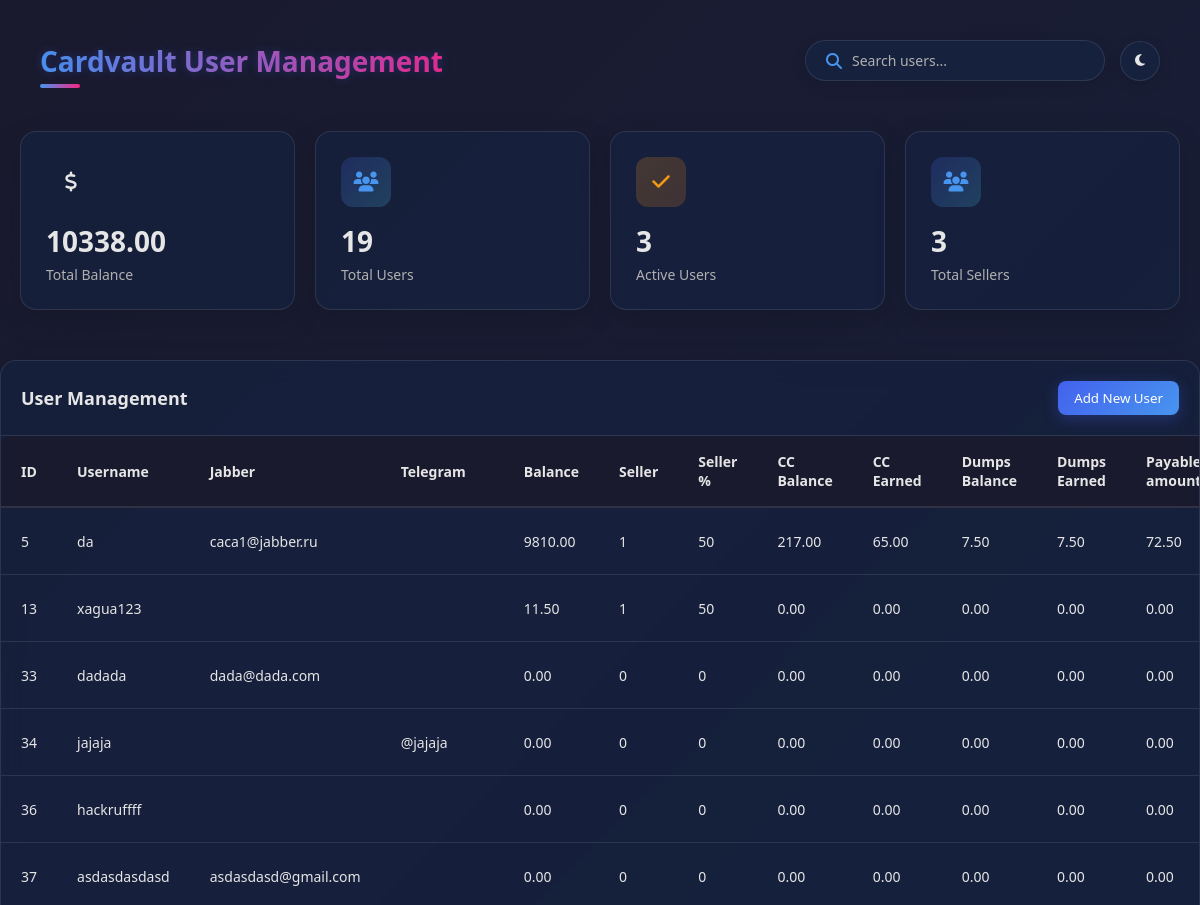
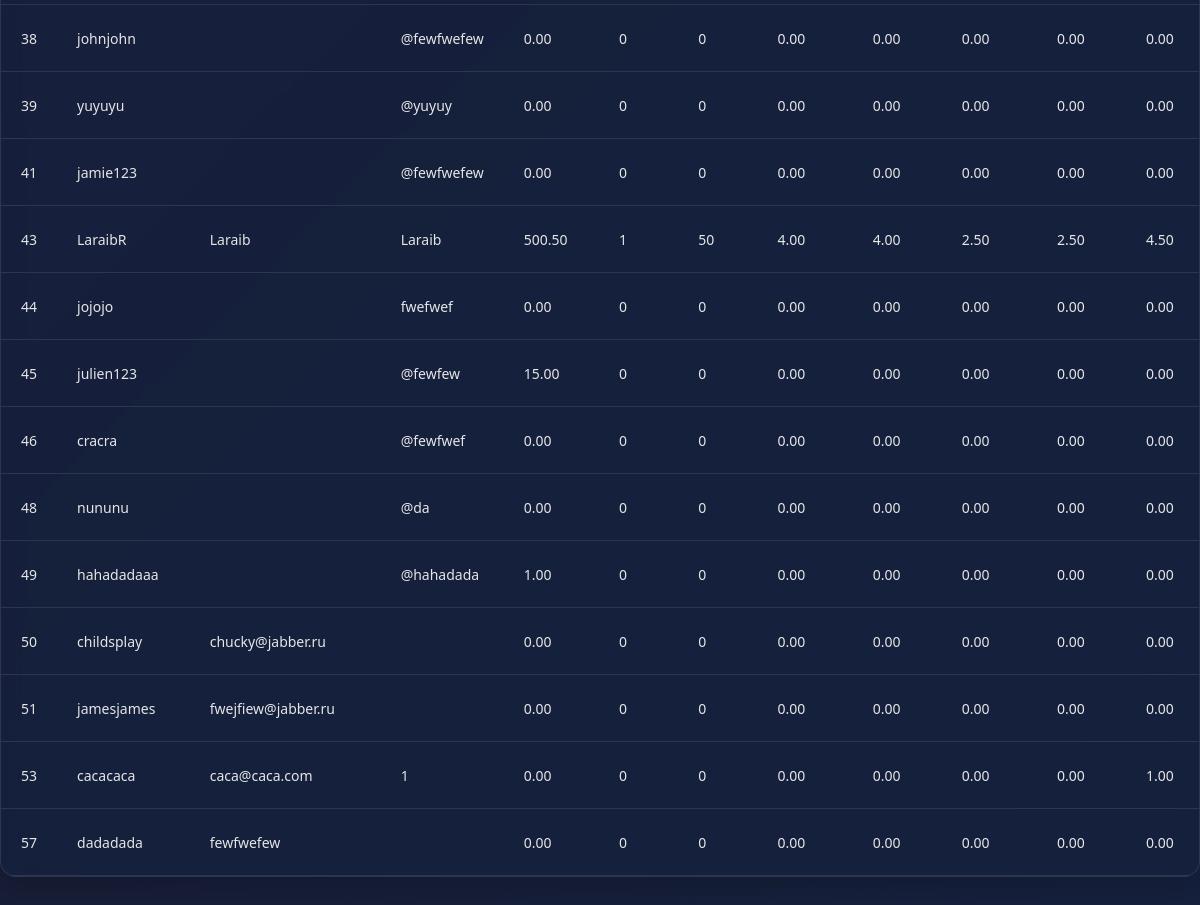
Page /admin/manage_users.php (signed in) on the committed database (2 pictures, top to bottom).
### tables this page shows
CREATE TABLE `users` (
  `id` int(11) NOT NULL,
  `username` varchar(255) NOT NULL,
  `password` varchar(255) NOT NULL,
  `jabber` varchar(255) DEFAULT NULL,
  `telegram` varchar(255) DEFAULT NULL,
  `secret_code` varchar(50) DEFAULT NULL,
  `created_at` timestamp NOT NULL DEFAULT current_timestamp(),
  `balance` decimal(10,2) NOT NULL DEFAULT 0.00,
  `seller` tinyint(1) NOT NULL DEFAULT 0,
  `seller_percentage` int(11) DEFAULT 0,
  `credit_cards_balance` decimal(10,2) NOT NULL DEFAULT 0.00,
  `credit_cards_total_earned` decimal(10,2) NOT NULL DEFAULT 0.00,
  `dumps_balance` decimal(10,2) NOT NULL DEFAULT 0.00,
  `dumps_total_earned` decimal(10,2) NOT NULL DEFAULT 0.00,
  `banned` tinyint(1) NOT NULL DEFAULT 0,
  `role` int(11) NOT NULL DEFAULT 0,
  `status` varchar(255) NOT NULL DEFAULT 'active',
  `active` int(11) NOT NULL DEFAULT 0,
  `total_earned` decimal(10,2) DEFAULT 0.00,
  `seller_actual_balance` decimal(10,2) DEFAULT 0.00
);

### admin/manage_users.php (the view, shortened to what this page needs)
<?php
require '../config.php';
$totalUsers   = $pdo->query("SELECT COUNT(*) FROM users")->fetchColumn();
$activeUsers  = $pdo->query("SELECT COUNT(*) FROM users WHERE active = 1")->fetchColumn();
$totalBalance = $pdo->query("SELECT SUM(balance) FROM users")->fetchColumn();
$totalSellers = $pdo->query("SELECT COUNT(*) FROM users WHERE seller = 1")->fetchColumn();
$stmt = $pdo->query("
    SELECT
        id, username, password, jabber, telegram, balance, seller, seller_percentage,
        credit_cards_balance, credit_cards_total_earned, dumps_balance, dumps_total_earned,
        banned, role, status, active, total_earned
    FROM users
");
?>
<!DOCTYPE html>
<html lang="en">
<head>
  <link rel="stylesheet" href="https://cdnjs.cloudflare.com/ajax/libs/font-awesome/6.4.0/css/all.min.css">
</head>
<body>
  <div class="container">
    <div class="dashboard-header">
      <h1 class="dashboard-title">Cardvault User Management</h1>
      <div class="controls">
        <div class="search-container">
          <i class="fas fa-search"></i>
          <input type="text" id="searchInput" class="search-input" placeholder="Search users...">
        </div>
        <button class="theme-toggle" id="themeToggle" data-tooltip="Toggle Theme">
          <i class="fas fa-moon"></i>
        </button>
      </div>
    </div>
     <div class="stats-container">
  <div class="stat-card glow filter-card" data-filter="balance" data-operator="gt" data-value="0" style="cursor:pointer;">
    <div class="stat-icon stat-balance"><i class="fas fa-dollar-sign"></i></div>
    <div class="stat-value"><?php echo $totalBalance; ?></div>
    <div class="stat-label">Total Balance</div>
  </div>
  <div class="stat-card glow filter-card" data-filter="all" style="cursor:pointer;">
    <div class="stat-icon stat-users"><i class="fas fa-users"></i></div>
    <div class="stat-value"><?php echo $totalUsers; ?></div>
    <div class="stat-label">Total Users</div>
  </div>
  <div class="stat-card glow filter-card" data-filter="active" data-value="1" style="cursor:pointer;">
    <div class="stat-icon stat-active"><i class="fas fa-check"></i></div>
    <div class="stat-value"><?php echo $activeUsers; ?></div>
    <div class="stat-label">Active Users</div>
  </div>
  <div class="stat-card glow filter-card" data-filter="seller" data-value="1" style="cursor:pointer;">
    <div class="stat-icon stat-users"><i class="fas fa-users"></i></div>
    <div class="stat-value"><?php echo $totalSellers; ?></div>
    <div class="stat-label">Total Sellers</div>
  </div>
</div>
</div>
    <div class="card">
      <div class="card-header">
        <h2 class="card-title">User Management</h2>
        <button class="btn btn-primary" onclick="addNewUser()">Add New User</button>
      </div>
      <div class="table-container">
        <table id="userTable">
          <thead>
            <tr>
              <th data-col="id">ID</th>
              <th data-col="username">Username</th>
              <th data-col="jabber">Jabber</th>
              <th data-col="telegram">Telegram</th>
              <th data-col="balance">Balance</th>
              <th data-col="seller">Seller</th>
              <th data-col="seller_percentage">Seller %</th>
              <th data-col="credit_cards_balance">CC Balance</th>
              <th data-col="credit_cards_total_earned">CC Earned</th>
              <th data-col="dumps_balance">Dumps Balance</th>
              <th data-col="dumps_total_earned">Dumps Earned</th>
              <th data-col="total_earned">Payable amount</th>
            </tr>
          </thead>
          <tbody>
            <?php while ($user = $stmt->fetch(PDO::FETCH_ASSOC)): ?>
              <tr data-id="<?php echo $user['id']; ?>">
                <td data-col="id"><?php echo $user['id']; ?></td>
                <td data-col="username"><?php echo htmlspecialchars($user['username']); ?></td>
                <td data-col="jabber"><?php echo htmlspecialchars($user['jabber'] ?? '', ENT_QUOTES, 'UTF-8'); ?></td>
                <td data-col="telegram"><?php echo htmlspecialchars($user['telegram'] ?? '', ENT_QUOTES, 'UTF-8'); ?></td>
                <td data-col="balance"><?php echo htmlspecialchars($user['balance']); ?></td>
                <td data-col="seller"><?php echo htmlspecialchars($user['seller']); ?></td>
                <td data-col="seller_percentage"><?php echo htmlspecialchars($user['seller_percentage']); ?></td>
                <td data-col="credit_cards_balance"><?php echo htmlspecialchars($user['credit_cards_balance']); ?></td>
                <td data-col="credit_cards_total_earned"><?php echo htmlspecialchars($user['credit_cards_total_earned']); ?></td>
                <td data-col="dumps_balance"><?php echo htmlspecialchars($user['dumps_balance']); ?></td>
                <td data-col="dumps_total_earned"><?php echo htmlspecialchars($user['dumps_total_earned']); ?></td>
                <td data-col="total_earned"><?php echo htmlspecialchars($user['total_earned']); ?></td>
              </tr>
            <?php endwhile; ?>
          </tbody>
        </table>
      </div>
    </div>
</body>
</html>

### rows in the picture
users: id "5", username "da", jabber "caca1@jabber.ru", balance "9810.00", seller "1", seller_percentage "50", credit_cards_balance "217.00", credit_cards_total_earned "65.00", dumps_balance "7.50", dumps_total_earned "7.50", total_earned "72.50"
users: id "13", username "xagua123", balance "11.50", seller "1", seller_percentage "50", credit_cards_balance "0.00", credit_cards_total_earned "0.00", dumps_balance "0.00", dumps_total_earned "0.00", total_earned "0.00"
users: id "33", username "dadada", jabber "dada@dada.com", balance "0.00", seller "0", seller_percentage "0", credit_cards_balance "0.00", credit_cards_total_earned "0.00", dumps_balance "0.00", dumps_total_earned "0.00", total_earned "0.00"
users: id "34", username "jajaja", telegram "@jajaja", balance "0.00", seller "0", seller_percentage "0", credit_cards_balance "0.00", credit_cards_total_earned "0.00", dumps_balance "0.00", dumps_total_earned "0.00", total_earned "0.00"
users: id "36", username "hackruffff", balance "0.00", seller "0", seller_percentage "0", credit_cards_balance "0.00", credit_cards_total_earned "0.00", dumps_balance "0.00", dumps_total_earned "0.00", total_earned "0.00"
users: id "37", username "asdasdasdasd", jabber "asdasdasd@gmail.com", balance "0.00", seller "0", seller_percentage "0", credit_cards_balance "0.00", credit_cards_total_earned "0.00", dumps_balance "0.00", dumps_total_earned "0.00", total_earned "0.00"
users: id "38", username "johnjohn", telegram "@fewfwefew", balance "0.00", seller "0", seller_percentage "0", credit_cards_balance "0.00", credit_cards_total_earned "0.00", dumps_balance "0.00", dumps_total_earned "0.00", total_earned "0.00"
users: id "39", username "yuyuyu", telegram "@yuyuy", balance "0.00", seller "0", seller_percentage "0", credit_cards_balance "0.00", credit_cards_total_earned "0.00", dumps_balance "0.00", dumps_total_earned "0.00", total_earned "0.00"
users: id "41", username "jamie123", telegram "@fewfwefew", balance "0.00", seller "0", seller_percentage "0", credit_cards_balance "0.00", credit_cards_total_earned "0.00", dumps_balance "0.00", dumps_total_earned "0.00", total_earned "0.00"
users: id "43", username "LaraibR", jabber "Laraib", telegram "Laraib", balance "500.50", seller "1", seller_percentage "50", credit_cards_balance "4.00", credit_cards_total_earned "4.00", dumps_balance "2.50", dumps_total_earned "2.50", total_earned "4.50"
users: id "44", username "jojojo", telegram "fwefwef", balance "0.00", seller "0", seller_percentage "0", credit_cards_balance "0.00", credit_cards_total_earned "0.00", dumps_balance "0.00", dumps_total_earned "0.00", total_earned "0.00"
users: id "45", username "julien123", telegram "@fewfew", balance "15.00", seller "0", seller_percentage "0", credit_cards_balance "0.00", credit_cards_total_earned "0.00", dumps_balance "0.00", dumps_total_earned "0.00", total_earned "0.00"
users: id "46", username "cracra", telegram "@fewfwef", balance "0.00", seller "0", seller_percentage "0", credit_cards_balance "0.00", credit_cards_total_earned "0.00", dumps_balance "0.00", dumps_total_earned "0.00", total_earned "0.00"
users: id "48", username "nununu", telegram "@da", balance "0.00", seller "0", seller_percentage "0", credit_cards_balance "0.00", credit_cards_total_earned "0.00", dumps_balance "0.00", dumps_total_earned "0.00", total_earned "0.00"
users: id "49", username "hahadadaaa", telegram "@hahadada", balance "1.00", seller "0", seller_percentage "0", credit_cards_balance "0.00", credit_cards_total_earned "0.00", dumps_balance "0.00", dumps_total_earned "0.00", total_earned "0.00"
users: id "50", username "childsplay", jabber "chucky@jabber.ru", balance "0.00", seller "0", seller_percentage "0", credit_cards_balance "0.00", credit_cards_total_earned "0.00", dumps_balance "0.00", dumps_total_earned "0.00", total_earned "0.00"
users: id "51", username "jamesjames", jabber "fwejfiew@jabber.ru", balance "0.00", seller "0", seller_percentage "0", credit_cards_balance "0.00", credit_cards_total_earned "0.00", dumps_balance "0.00", dumps_total_earned "0.00", total_earned "0.00"
users: id "53", username "cacacaca", jabber "caca@caca.com", telegram "1", balance "0.00", seller "0", seller_percentage "0", credit_cards_balance "0.00", credit_cards_total_earned "0.00", dumps_balance "0.00", dumps_total_earned "0.00", total_earned "1.00"
users: id "57", username "dadadada", jabber "fewfwefew", balance "0.00", seller "0", seller_percentage "0", credit_cards_balance "0.00", credit_cards_total_earned "0.00", dumps_balance "0.00", dumps_total_earned "0.00", total_earned "0.00"

### other values in the picture
$totalBalance "10338.00"
$totalUsers "19"
$activeUsers "3"
$totalSellers "3"
